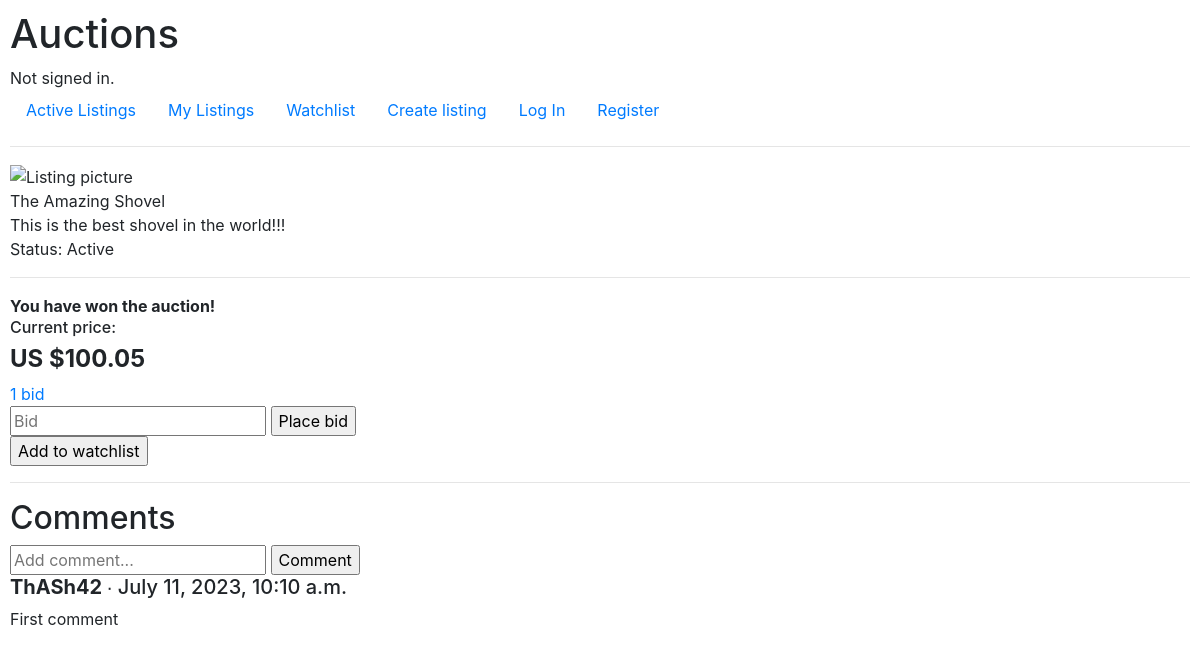
The page /listing/1 on the database as committed earlier.
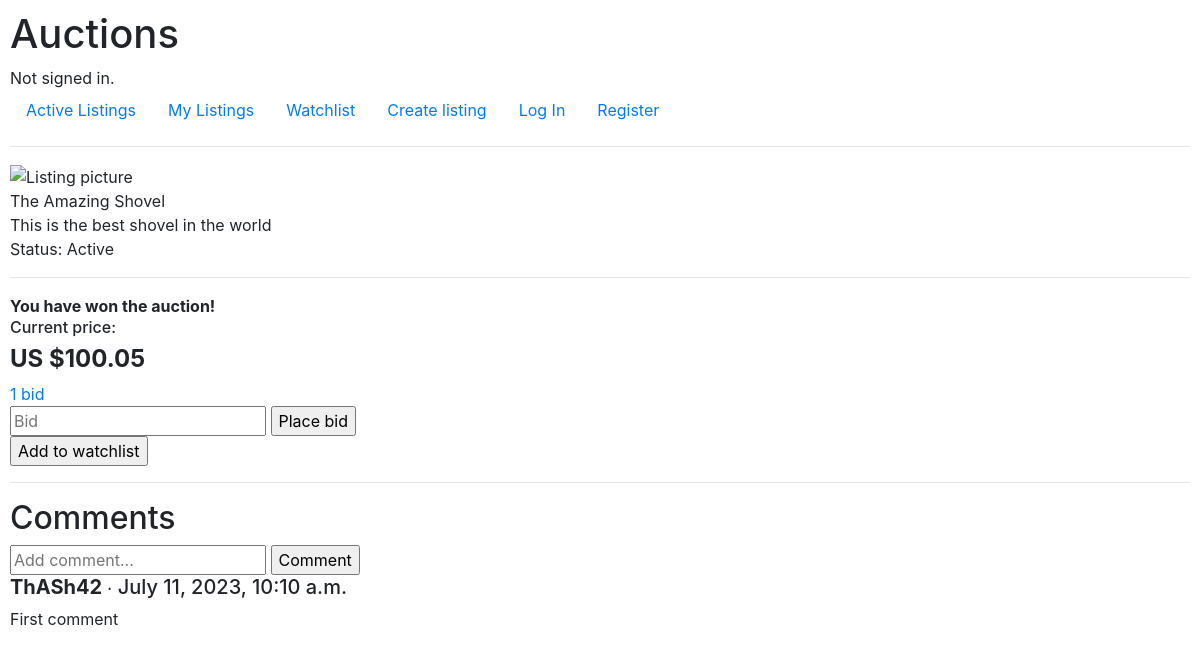
The same page on the database as committed later.
### auctions/models.py (models this page shows, shortened)
class Listing(models.Model):
    owner = models.ForeignKey(User, on_delete=models.CASCADE, related_name="owner")
    title = models.CharField(max_length=64)
    description = models.TextField()
    start_bid = models.DecimalField(max_digits=20, decimal_places=2)
    image = models.URLField(max_length=256)
    bids = models.ManyToManyField(Bid, blank=True, related_name="bids")
    time = models.OneToOneField(Time, on_delete=models.SET_NULL, null=True)
    condition = models.CharField(
        max_length=16, null=True, choices=CONDITION_CHOICES
    )
    category = models.CharField(
        max_length=32, default=None, null=True, blank=True, choices=CATEGORY_CHOICES
    )
    active_status = models.CharField(
        max_length=16, default="active", choices=STATUS_CHOICES
    )
    watchlist = models.ManyToManyField(User, blank=True, related_name="watching_users")
    comments = models.ManyToManyField(Comment, blank=True, related_name="comments")
    winner = models.OneToOneField(
        User, on_delete=models.SET_NULL, blank=True, null=True, default=None
    )

### auctions/views.py (the view)
# urls.py: path("listing/<int:listing_id>", views.listing, name="listing"),
def listing(request, listing_id):
    listing = Listing.objects.get(pk=listing_id)
    is_watching = request.user in listing.watchlist.all()
    owner_id = listing.owner.id
    is_owner = True if request.user.id == owner_id else False
    comments = listing.comments.all()
    current_price = get_price(listing)
    message = request.GET.get('message')
    return render(request, "auctions/listing.html", {
        "listing": listing,
        "is_watching": is_watching,
        "comments": comments,
        "is_owner": is_owner,
        "current_price": current_price,
        "message": message,
    })

### auctions/utilities.py (called while the page is built)
def get_price(listing):
    if listing.bids.exists():
        bid = listing.bids.order_by('-price').first()
        return bid.price
    else:
        return listing.start_bid

### auctions/templates/auctions/listing.html (shortened to what this page needs)
{% extends 'auctions/layout.html' %}
{% block body %}
<main>
    <section>
        <div>
            <img src="{{ listing.image }}" alt="Listing picture" style="width:300px">
        </div>
        <div>
                {{ listing.title }}
                <br>
                {{ listing.description }}
                {% if listing.active_status == "active" %}
                <p>Status: Active</p>
                {% elif listing.active_status == "inactive" %}
                <p>Status: Inactive</p>
                {% else %}
                <p>Status: Closed</p>
                <p>Winner: {{ listing.winner }}</p>
            {% endif %}
        </div>
        <hr>
    </section>
    <section>
        <div>
            {% if request.user.id == listing.winner.id %}
                <strong>You have won the auction!</strong><br>
            {% endif %}
            {% if not listing.bids.count == 0 %}
            <div>
                <h6>Current price:</h6>
                <h4><strong>US ${{ current_price }}</strong></h4>
            </div>
            {% else %}
            <div>
                <h6>Start bid:</h6>
                <h4><strong>US ${{ current_price }} </strong></h4>
            </div>
            {% endif %}
            <div>
                <a href="{% url 'bids' listing.id %}">
                    {{ listing.bids.count }}
                    {% if listing.bids.count == 1 %}
                        bid
                    {% else %}
                        bids
                    {% endif %}
                </a>
            </div>
        </div>
        {% if not is_owner %}
            <div>
                {% if not listing.active_status == "closed" %}
                    <form action="{% url 'bid' listing.id %}", method="POST">
                        <input name="bid" type="number" step= 0.01 placeholder="Bid">
                        <input type="submit" value="Place bid">
                    </form>
                {% endif %}
                {% if not is_watching %}
                    <form action="{% url 'watchlist' listing.id %}" method="POST">
                        <input type="submit" value="Add to watchlist">
                    </form>
                {% else %}
                    <form action="{% url 'delete_watchlist' listing.id %}" method="POST">
                        {% csrf_token %}
                        <input type="submit" value="Unwatch">
                    </form>
                {% endif %}
            </div>
        {% endif %}
    </section>
    <hr>
</main>
<main>
    <h2>Comments</h2>
    <div>
        <form action="{% url 'comment' listing.id %}" method="POST">
            <input name="message" type="text" placeholder="Add comment...">
            <input type="submit" value="Comment">
        </form>
    </div>
    {% for comment in comments %}
        <div>
            <h5>
                <strong>
                    {{comment.commentator}}
                </strong>
                ∙
                {{ comment.time }}
            </h5>
            <p>{{ comment.message }}</p>
        </div>
    {% endfor %}
</main>
{% endblock body %}

Rows that differ between the two databases and show on the page:
changed Listing "The Amazing Shovel": description "This is the best shovel in the world!!!" → "This is the best shovel in the world"
